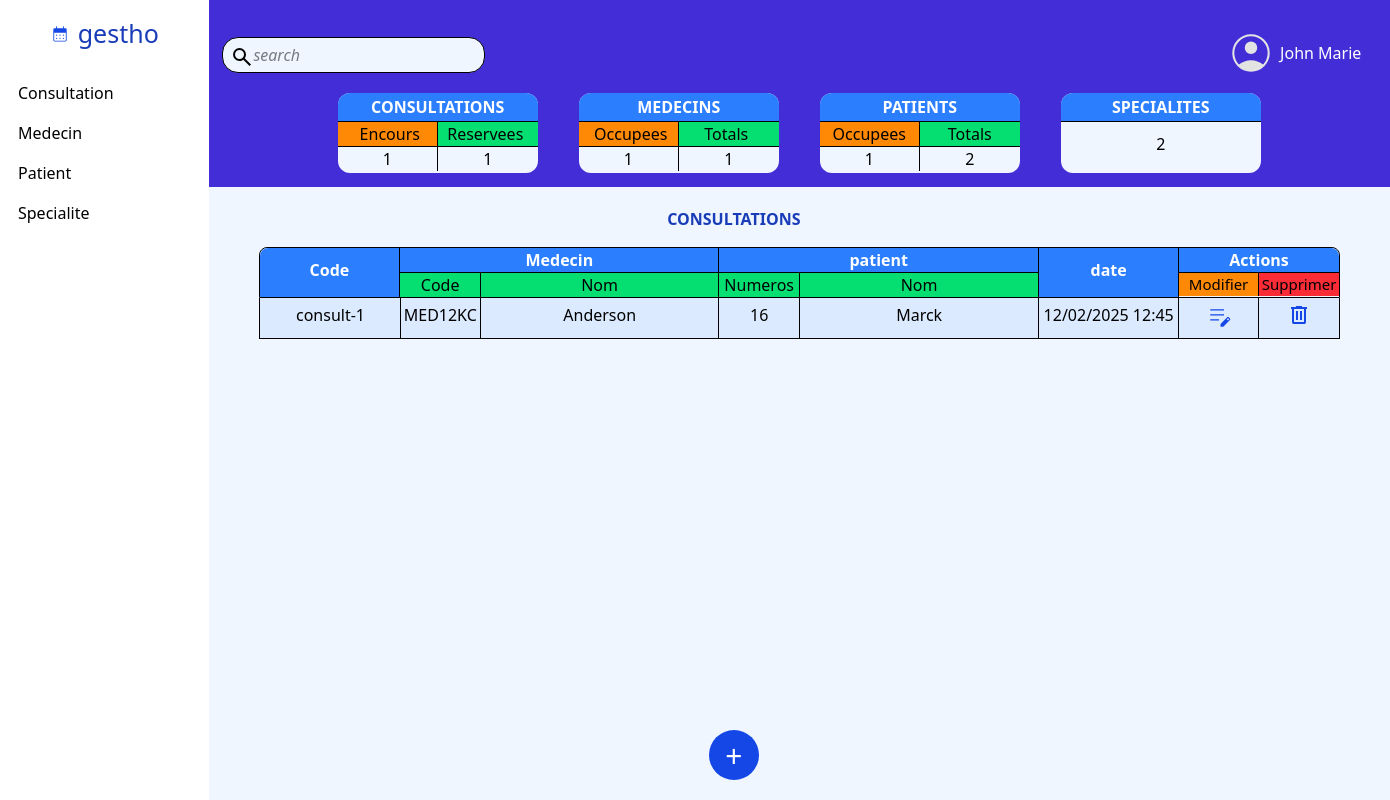
The page / on the database its author committed.
### gestionConsultation/models.py (models this page shows, shortened)
class Consultation(models.Model):
    id_consultation = models.CharField(primary_key=True, unique=True, blank=True, max_length=50)
    compteur = models.IntegerField(blank= True, unique=True, default=0)
    consult_num_patient = models.ForeignKey(Patient, on_delete=models.CASCADE, blank=False)
    consult_code_medecin = models.ForeignKey(Medecin, on_delete=models.CASCADE, blank=False)
    motif = models.CharField(max_length=50, blank=False)
    diagnostic = models.CharField(max_length=100, blank=False)
    prescription = models.CharField(max_length=100, blank=False)
    date = models.DateTimeField()
    date_medecin = models.SlugField(unique=True, blank= True)
    date_patient = models.SlugField(unique=True, blank= True)

class Medecin(models.Model):
    code_medecin = models.CharField(max_length=9,primary_key=True, unique=True, blank=False)
    nom_medecin = models.CharField(max_length=20, blank=False)
    specialite_medecin = models.ForeignKey(Specialite, on_delete=models.CASCADE, blank=False)

class Patient(models.Model):
    num_patient = models.AutoField(primary_key=True, unique=True , blank=False)
    nom_patient = models.CharField(max_length=20, blank=False)

### gestionConsultation/views.py (the view)
# urls.py: path("", views.index, name="index"),
def index(request):
    if request.method == 'POST' :
        if 'DELETE' in request.POST :
            pk = request.POST.get('pk')
            object = get_object_or_404(Consultation, pk = pk)
            object.delete()
            return redirect('index')
        elif 'UPDATE' in request.POST:
            pk = request.POST.get('pk')
            object = get_object_or_404(Consultation, pk=pk)
            form = PatientForm(request.POST, instance=object)
            if form.is_valid():
                form.save()
                return redirect('index')
        else:
            form = ConsultationForm(request.POST)
            if form.is_valid():
                form.save()
                return redirect('index')
    else:
        form = ConsultationForm()
    liste_consultations = Consultation.objects.all()
    return render(request, 'home.html', {'liste_consultations': liste_consultations, 'form': form})

### theme/templates/home.html (shortened to what this page needs)
{% extends 'base.html' %}
{% load static %}
    {% block content %}
            <a href="{% url 'add_consultation' %}">
                <button id="add_consult" class="w-[50px] h-[50px] rounded-full bg-blue-700 text-white p-[3px] text-center z-60 absolute bottom-5 ml-[36%] hover:cursor-pointer">
                    <p class="text-[30px] ">+</p>
                </button>
            </a>
        <div class="mt-[187px] ">
                <div class="h-[65px] w-90/100   fixed bg-blue-50">
                </div>
                <div id="consult_page" class="w-screen">
                    <p class="ml-[33%] text-blue-800 z-50 fixed mt-[20px] font-bold ">
                        CONSULTATIONS
                    </p>
                    <div class="w-screen">
                        <div class="px-[50px] mt-[50px] pt-[10px] z-50 fixed w-85/100">
                            <div class="flex justify-between border-1  rounded-tl-lg rounded-tr-lg ">
                                <div class="w-7/50 bg-blue-500 font-semibold rounded-tl-lg">
                                    <p class="text-center pt-[10px]  text-white">Code</p>
                                </div>
                                <div class="w-8/25  border-l border-r ">
                                    <p class="text-center bg-blue-500 font-semibold text-white">Medecin</p>
                                    <div class="flex justify-between">
                                        <p class="w-1/4 text-center bg-blue-50 bg-green-400">Code</p>
                                        <p class="w-3/4 border-l text-center bg-blue-50 bg-green-400">Nom</p>
                                    </div>
                                </div>
                                <div class="w-8/25 border-r">
                                    <p class="text-center bg-blue-500 font-semibold text-white">patient</p>
                                    <div class="flex justify-between">
                                        <p class="w-1/4 text-center bg-blue-50 bg-green-400">Numeros</p>
                                        <p class="w-3/4 border-l text-center bg-blue-50 bg-green-400">Nom</p>
                                    </div>
                                </div>
                                <div class="w-7/50 border-r bg-blue-500 font-semibold">
                                    <p class="text-center pt-[10px] text-white">date</p>
                                </div>
                                <div class="w-8/50">
                                    <p class="text-center bg-blue-500 font-semibold rounded-tr-lg text-white">Actions</p>
                                    <div class="flex justify-between">
                                        <p class="w-1/2 text-center border-r text-[15px]  bg-orange-400">Modifier</p>
                                        <p class="w-1/2  text-center text-[15px]  bg-red-500">Supprimer</p>
                                    </div>
                                </div>
                            </div>
                        </div>
                        <div class="pt-[111px] w-85/100 px-[50px]">
                            {% if liste_consultations %}
                                <div class="">
                                        {% for element in liste_consultations %}
                                            <ul>
                                                <li class="flex justify-between border-1 border-t-0 bg-blue-100  ">
                                                    <div class="w-7/50 py-[5px] pl-[2px] text-center">
                                                        {{ element.id_consultation }}
                                                    </div>
                                                    <div class="w-8/25 flex justify-between border-r border-l ">
                                                        <div class="w-1/4 text-center py-[5px]">
                                                            {{ element.consult_code_medecin.code_medecin }}
                                                        </div>
                                                        <div class="w-3/4 border-l py-[5px] text-center">
                                                            {{ element.consult_code_medecin.nom_medecin }}
                                                        </div>
                                                    </div>
                                                    <div class="w-8/25 border-r flex justify-between">
                                                        <div class="w-1/4 py-[5px] text-center">
                                                            {{ element.consult_num_patient.num_patient }}
                                                        </div>
                                                        <div class="w-3/4 py-[5px] border-l text-center">
                                                            {{ element.consult_num_patient.nom_patient }}
                                                        </div>
                                                    </div>
                                                    <div class="w-7/50 border-r py-[5px] text-center">
                                                        {{ element.date|date:"j/m/Y H:i" }}
                                                    </div>
                                                    <div class="w-8/50 flex justify-between">
                                                        <div class="w-1/2 border-r text-center">
                                                            <div class="justify-self-center py-[5px] hover:cursor-pointer">
                                                                <img src="{% static 'img/edit.svg' %}" alt="">
                                                            </div>
                                                        </div>
                                                        <div class="w-1/2 py-[5px] text-center">
                                                            <div>
                                                                <form method="POST" action="{% url 'index' %}">
                                                                    <button type="submit" name="DELETE" value="true" class="w-full hover:cursor-pointer">
                                                                        <img src="{% static 'img/delete.svg' %}" alt="delete" class="justify-self-center">
                                                                    </button>
                                                                </form>
                                                            </div>
                                                        </div>
                                                    </div>
                                                </li>
                                            </ul>
                                        {% endfor %}
                                    </div>
                                </div>
                            {% else %}
                            <div class="">
                                <div class=" h-[100px] border-1 border-t-0  pt-[30px]">
                                    <p class="ml-[36%] text-blue-800">Aucune Consultation</p>
                                </div>
                            </div>
                            {% endif %}
                        </div>
                    </div>
                </div>
    {% endblock %}

### theme/templates/base.html (shortened to what this page needs)
{% load static tailwind_tags %}
{% load static %}
<!DOCTYPE html>
<html lang="en">
<head>
    {% tailwind_css %}
</head>
<body>
    <div class="flex w-screen">
                <div id="barCote" class="h-screen fixed w-[15%] px-[10px] bg-white">
                    <div class="flex justify-center space-x-2 items-center text-center pt-[15px] pb-[20px]">
                        <div>
                            <img src="{% static 'img/calendar.svg' %}" alt="heart">
                        </div>
                        <div>
                            <h1 class="text-[25px] text-blue-800">gestho</h1>
                        </div>
                    </div>
                    <ul class="">
                        <a href="{% url 'index' %}"> <li class="separa" >Consultation</li> </a>
                        <a href="{% url 'medecin' %}"> <li class="separa" >Medecin</li> </a>
                        <a href="{% url 'patient' %}"> <li class="separa" >Patient</li> </a>
                        <a href="{% url 'specialite' %}"> <li class="separa" >Specialite</li> </a>
                    </ul>
                </div>
                <div class="ml-[15%] w-screen ">
                        <div id="cadreHaut" class="bg-indigo-700 pl-[1%] pt-[2%] pr-[16%] fixed w-[100%] ">
                            <div class="flex justify-between items-center">
                                <div>
                                    <form action="" method="get">
                                        <div class="flex relative">
                                            <img class="mt-[8px] ml-[8px] z-50 " src="{% static 'img/search1.svg' %}" alt="search">
                                            <div class="absolute ">
                                                <input placeholder="search" class="placeholder:italic py-[5px] pl-[30px] rounded-2xl bg-blue-50" type="text">
                                            </div>
                                        </div>
                                    </form>
                                </div>
                                <div class="flex w-[150px] gap-1 items-center ">
                                    <img class="w-[50px] h-[50px] rounded-full " src="{% static 'img/personne.svg' %}" alt="photo">
                                    <p class="text-white">John Marie</p>
                                </div>
                            </div>
                            <div class="flex justify-between px-[10%] py-[15px]">
                                <div class="cadreHaut">
                                    <div class="text-center py-[2px] px-[3px] bg-blue-500 font-bold rounded-tl-xl rounded-tr-xl text-white">
                                        <p>CONSULTATIONS</p>
                                    </div>
                                    <div class="w-[200px]">
                                        <ul class="flex w-full justify-between">
                                            <li class="pl-[5px]  w-1/2 text-center border-r bg-orange-400">Encours</li>
                                            <li class="pr-[5px]  w-1/2 text-center bg-green-400">Reservees</li>
                                        </ul>
                                    </div>
                                    <hr>
                                    <div class="flex  justify-between">
                                        <p class="w-1/2 border-r text-center">1</p>
                                        <p class="w-1/2 text-center">{{ consultation_totale }}</p>
                                    </div>
                                </div>
                                <div class="cadreHaut">
                                    <div class="text-center py-[2px] px-[3px] bg-blue-500 font-bold rounded-tl-xl rounded-tr-xl text-white">
                                        <p>MEDECINS</p>
                                    </div>
                                    <div class="w-[200px]">
                                        <ul class="flex justify-between">
                                            <li class="pl-[5px] border-r w-1/2 text-center bg-orange-400">Occupees</li>
                                            <li class="pr-[5px]  w-1/2 text-center bg-green-400">Totals</li>
                                        </ul>
                                    </div>
                                    <hr>
                                    <div class="flex justify-between">
                                        <p class="w-1/2 text-center border-r">1</p>
                                        <p class="w-1/2 text-center">{{ medecin_total }}</p>
                                    </div>
                                </div>
                                <div class="cadreHaut">
                                    <div class="text-center py-[2px] px-[3px] bg-blue-500 font-bold rounded-tl-xl rounded-tr-xl text-white">
                                        <p>PATIENTS</p>
                                    </div>
                                    <div class="w-[200px]">
                                        <ul class="flex justify-between">
                                            <li class="text-center border-r w-1/2 bg-orange-400">Occupees</li>
                                            <li class="text-center w-1/2 bg-green-400">Totals</li>
                                        </ul>
                                    </div>
                                    <hr>
                                    <div class="flex justify-between">
                                        <p class="w-1/2 text-center border-r">1</p>
                                        <p class="w-1/2 text-center ">{{ patient_total }}</p>
                                    </div>
                                </div>
                                <div class="cadreHaut">
                                    <div class="text-center py-[2px] px-[3px] bg-blue-500 font-bold rounded-tl-xl rounded-tr-xl text-white">
                                        <p>SPECIALITES</p>
                                    </div>
                                    <hr>
                                    <div class="p-[10px] text-center ">
                                        <p > {{ specialite_totale }} </p>
                                    </div>
                                </div>
                            </div>
                        </div>
                        <div class="w-screen ">
                            {% block content %}
                            {% endblock %}
                        </div>
                </div>
    </div>
</body>
</html>

### rows shown on the page
Consultation: id_consultation "consult-1", consult_code_medecin.code_medecin "MED12KC", consult_code_medecin.nom_medecin "Anderson", consult_num_patient.num_patient "16", consult_num_patient.nom_patient "Marck", date "12/02/2025 12:45"

### other values the page prints
{{ consultation_totale }} "1"
{{ medecin_total }} "1"
{{ patient_total }} "2"
{{ specialite_totale }} "2"
